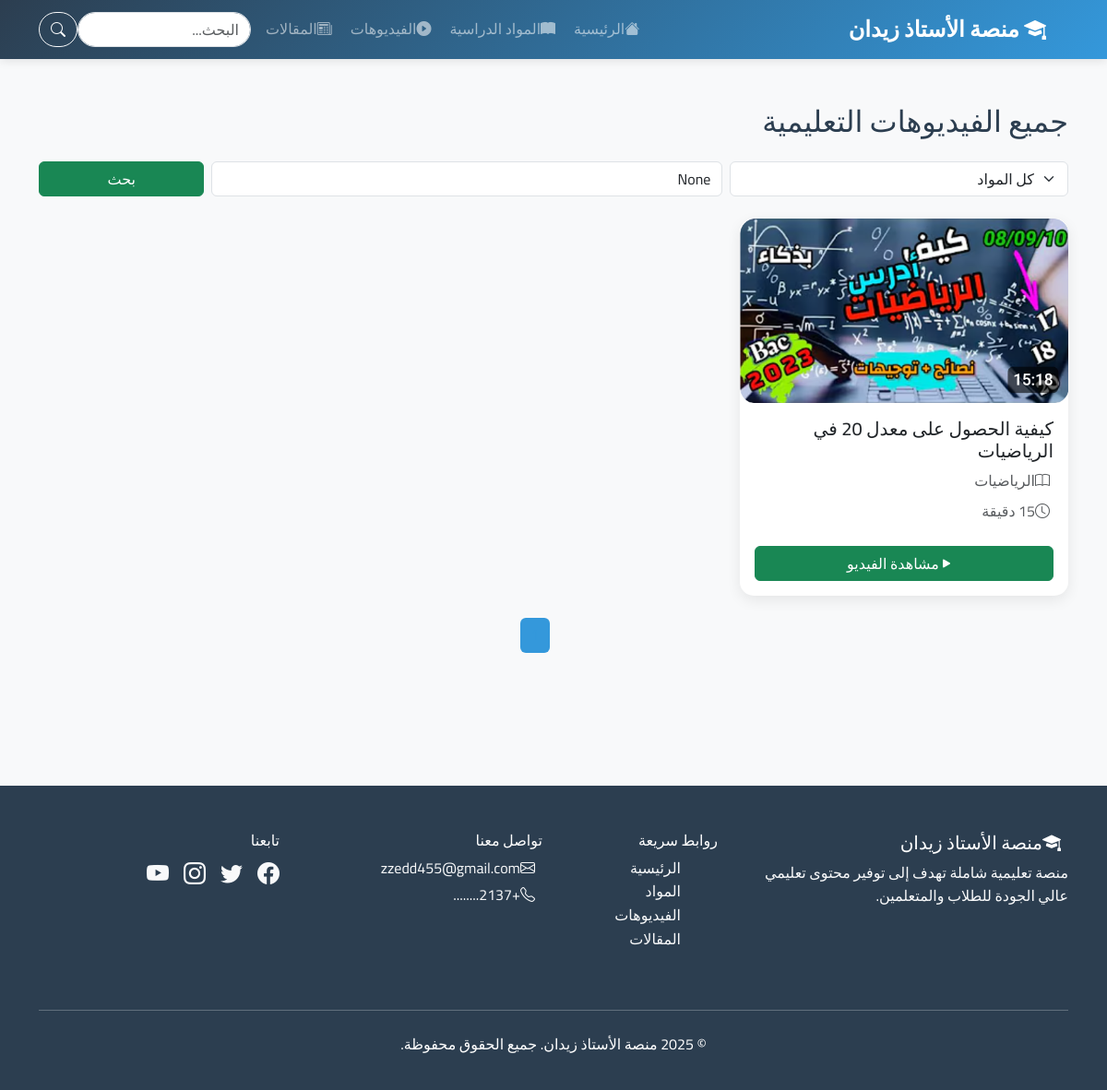
Screenshot of /videos/ with the database file from the repository.
### core/models.py (models this page shows, shortened)
class Video(models.Model):
    title = models.CharField(max_length=200, verbose_name="عنوان الفيديو")
    course = models.ForeignKey(Course, on_delete=models.CASCADE, related_name="videos", verbose_name="المادة")
    video_url = models.URLField(verbose_name="رابط الفيديو")
    description = models.TextField(blank=True, null=True, verbose_name="الوصف")
    thumbnail = models.ImageField(upload_to='video_thumbnails/', blank=True, null=True, verbose_name="صورة مصغرة")
    duration = models.CharField(max_length=20, blank=True, null=True, verbose_name="مدة الفيديو")
    author = models.ForeignKey(User, on_delete=models.SET_NULL, null=True, verbose_name="المؤلف")
    created_at = models.DateTimeField(auto_now_add=True)
    is_active = models.BooleanField(default=True, verbose_name="نشط")
    views_count = models.PositiveIntegerField(default=0, verbose_name="عدد المشاهدات")
    class Meta:
        verbose_name = "فيديو"
        verbose_name_plural = "الفيديوهات"
        ordering = ['-created_at']

class Course(models.Model):
    title = models.CharField(max_length=200, verbose_name="عنوان المادة")
    description = models.TextField(verbose_name="وصف المادة")
    image = models.ImageField(upload_to='course_images/', blank=True, null=True, verbose_name="صورة المادة")
    created_at = models.DateTimeField(auto_now_add=True)
    updated_at = models.DateTimeField(auto_now=True)
    is_active = models.BooleanField(default=True, verbose_name="نشط")
    class Meta:
        verbose_name = "مادة دراسية"
        verbose_name_plural = "المواد الدراسية"
        ordering = ['-created_at']

### core/views.py (the view)
# urls.py: path('videos/', views.video_list, name='video_list'),
def video_list(request):
    videos = Video.objects.filter(is_active=True)
    course_id = request.GET.get('course')
    if course_id:
        videos = videos.filter(course_id=course_id)
    search_query = request.GET.get('search')
    if search_query:
        videos = videos.filter(
            Q(title__icontains=search_query) |
            Q(description__icontains=search_query)
        )
    paginator = Paginator(videos, 12)  # Show 12 videos per page
    page_number = request.GET.get('page')
    page_obj = paginator.get_page(page_number)
    courses = Course.objects.filter(is_active=True)
    context = {
        'page_obj': page_obj,
        'courses': courses,
        'search_query': search_query,
        'selected_course': course_id,
    }
    return render(request, 'core/video_list.html', context)

### core/templates/core/video_list.html (shortened to what this page needs)
{% extends 'core/base.html' %}
{% block content %}
<div class="container py-5">
    <h2 class="mb-4">جميع الفيديوهات التعليمية</h2>
    <form method="get" class="mb-4">
        <div class="row g-2 align-items-center">
            <div class="col-md-4">
                <select name="course" class="form-select">
                    <option value="">كل المواد</option>
                </select>
            </div>
            <div class="col-md-6">
                <input type="text" name="search" class="form-control" placeholder="ابحث عن فيديو..." value="{{ search_query }}">
            </div>
            <div class="col-md-2">
                <button type="submit" class="btn btn-success w-100">بحث</button>
            </div>
        </div>
    </form>
    {% if page_obj.object_list %}
    <div class="row g-4">
        {% for video in page_obj.object_list %}
        <div class="col-lg-4 col-md-6">
            <div class="card h-100">
                {% if video.thumbnail %}
                    <img src="{{ video.thumbnail.url }}" class="card-img-top" alt="{{ video.title }}">
                {% else %}
                    <div class="card-img-top bg-light d-flex align-items-center justify-content-center" style="height: 200px;">
                        <i class="bi bi-play-circle-fill text-muted" style="font-size: 3rem;"></i>
                    </div>
                {% endif %}
                <div class="card-body d-flex flex-column">
                    <h5 class="card-title">{{ video.title }}</h5>
                    <p class="card-text text-muted mb-2">
                        <i class="bi bi-book me-1"></i>{{ video.course.title }}
                    </p>
                    {% if video.duration %}
                        <p class="card-text text-muted mb-2">
                            <i class="bi bi-clock me-1"></i>{{ video.duration }}
                        </p>
                    {% endif %}
                    <div class="mt-auto">
                        <a href="{% url 'core:video_detail' video.pk %}" class="btn btn-success w-100">
                            <i class="bi bi-play-fill me-2"></i>مشاهدة الفيديو
                        </a>
                    </div>
                </div>
            </div>
        </div>
        {% endfor %}
    </div>
    <nav aria-label="صفحات الفيديوهات" class="mt-4">
        <ul class="pagination justify-content-center">
            {% for num in page_obj.paginator.page_range %}
                {% if page_obj.number == num %}
                    <li class="page-item active"><span class="page-link">{{ num }}</span></li>
                {% elif num > page_obj.number|add:'-3' and num < page_obj.number|add:'3' %}
                    <li class="page-item">
                        <a class="page-link" href="?page={{ num }}{% if search_query %}&search={{ search_query }}{% endif %}{% if selected_course %}&course={{ selected_course }}{% endif %}">{{ num }}</a>
                    </li>
                {% endif %}
            {% endfor %}
        </ul>
    </nav>
    {% endif %}
</div>
{% endblock %}

### core/templates/core/base.html (style rules this page uses)
:root { --primary-color: #2c3e50; --secondary-color: #3498db; --accent-color: #e74c3c; --success-color: #27ae60; --warning-color: #f39c12; --light-bg: #f8f9fa; --dark-text: #2c3e50; --light-text: #7f8c8d; }
* { font-family: 'Cairo', sans-serif; }
body { background-color: var(--light-bg); color: var(--dark-text); line-height: 1.6; }
.card { border: none; border-radius: 15px; box-shadow: 0 5px 15px rgba(0,0,0,0.08); transition: all 0.3s ease; overflow: hidden; }
.card-img-top { height: 200px; object-fit: cover; transition: transform 0.3s ease; }
.pagination .page-link { border-radius: 8px; margin: 0 2px; border: none; color: var(--secondary-color); }
.pagination .page-item.active .page-link { background: var(--secondary-color); border-color: var(--secondary-color); }

### rows the page displays
Video: thumbnail (picture), title "كيفية الحصول على معدل 20 في الرياضيات", course "الرياضيات", duration "15 دقيقة"
